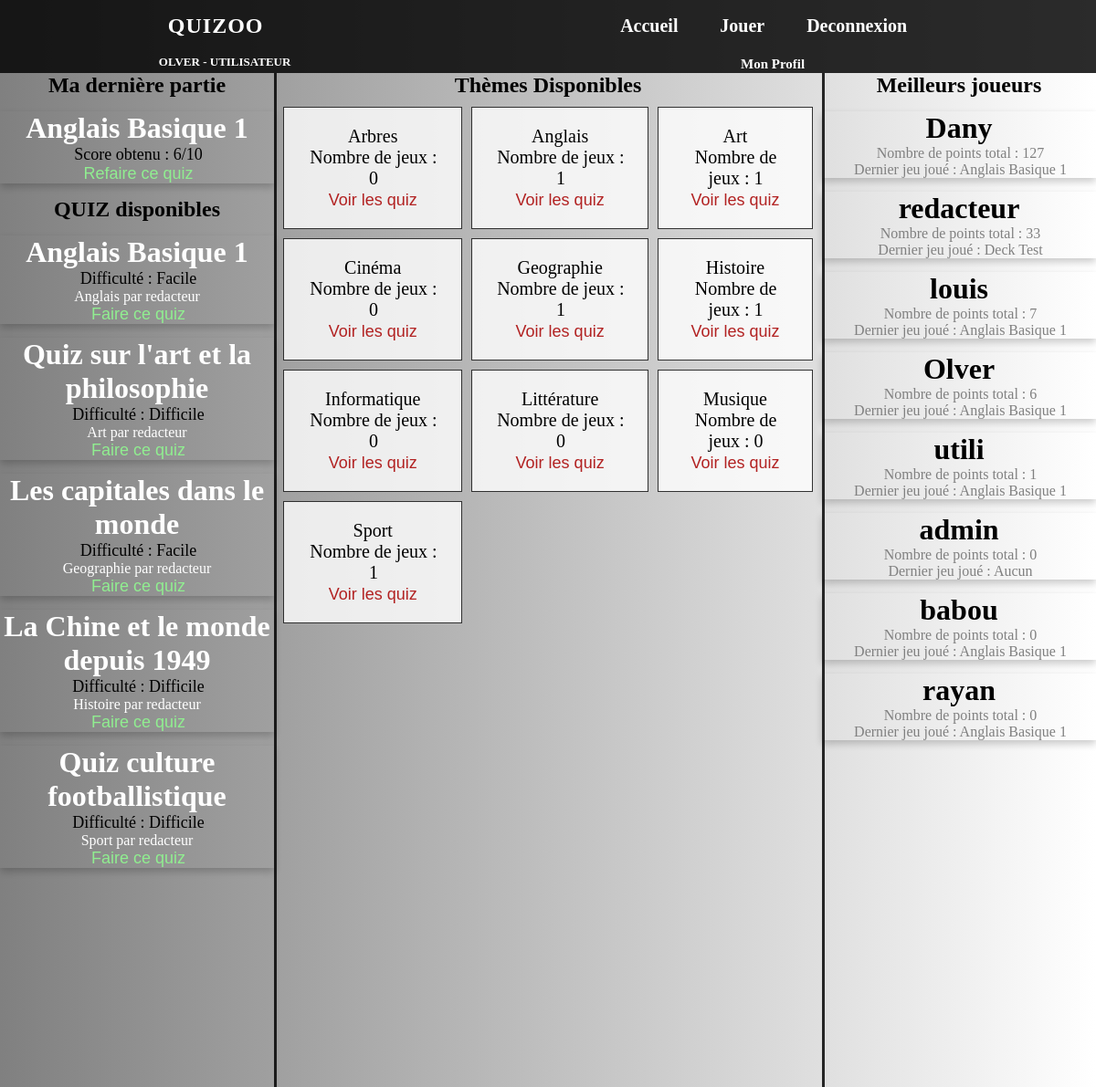
The page /site/jeu/jouer.php (signed in) on the database its author committed.
### tables this page shows
CREATE TABLE `JeuEnCours` (
  `id` int(11) NOT NULL,
  `user` varchar(100) NOT NULL,
  `theme` varchar(100) DEFAULT NULL,
  `r1` varchar(100) DEFAULT NULL,
  `r2` varchar(100) DEFAULT NULL,
  `r3` varchar(100) DEFAULT NULL,
  `r4` varchar(100) DEFAULT NULL,
  `r5` varchar(100) DEFAULT NULL,
  `r6` varchar(100) DEFAULT NULL,
  `r7` varchar(100) DEFAULT NULL,
  `r8` varchar(100) DEFAULT NULL,
  `r9` varchar(100) DEFAULT NULL,
  `r10` varchar(100) DEFAULT NULL,
  `scorefinal` int(11) NOT NULL,
  `fini` varchar(20) DEFAULT NULL
);

CREATE TABLE `deck` (
  `id` int(11) NOT NULL,
  `nom` varchar(100) NOT NULL,
  `nomdeck` varchar(100) NOT NULL,
  `categorie` varchar(100) NOT NULL,
  `q1` varchar(100) DEFAULT NULL,
  `q2` varchar(100) DEFAULT NULL,
  `q3` varchar(100) DEFAULT NULL,
  `q4` varchar(100) DEFAULT NULL,
  `q5` varchar(100) DEFAULT NULL,
  `q6` varchar(100) DEFAULT NULL,
  `q7` varchar(100) DEFAULT NULL,
  `q8` varchar(100) DEFAULT NULL,
  `q9` varchar(100) DEFAULT NULL,
  `q10` varchar(100) DEFAULT NULL,
  `playcount` int(10) NOT NULL DEFAULT 0,
  `valide` varchar(100) DEFAULT NULL,
  `difficulte` varchar(100) NOT NULL
);

CREATE TABLE `categories` (
  `id` int(11) NOT NULL,
  `nom` varchar(100) DEFAULT NULL,
  `valide` varchar(100) DEFAULT NULL,
  `auteur` varchar(30) NOT NULL
);

CREATE TABLE `users` (
  `id` int(11) NOT NULL,
  `user` varchar(100) NOT NULL,
  `userMAJ` varchar(30) NOT NULL,
  `mail` varchar(100) NOT NULL,
  `pswd` varchar(100) NOT NULL,
  `UserType` varchar(100) NOT NULL,
  `pays` varchar(100) DEFAULT NULL,
  `Prenom` varchar(100) DEFAULT NULL,
  `Nom` varchar(100) DEFAULT NULL,
  `Telephone` varchar(100) DEFAULT NULL,
  `adresse` varchar(100) DEFAULT NULL,
  `theme` varchar(100) DEFAULT NULL,
  `point` varchar(100) DEFAULT '0',
  `jeu` varchar(100) DEFAULT NULL,
  `ptsactu` int(11) DEFAULT 0,
  `carteamodif` varchar(100) DEFAULT NULL,
  `oldcardname` varchar(100) DEFAULT NULL,
  `graph` varchar(100) DEFAULT NULL
);

### site/function.php (called while the page is built, shortened)
<?
    function is_login(){
        if (!isset($_SESSION['user']) || $_SESSION['user'] == ''){
            return false;
        }else{
            return true;
        }
    }
    function Secu($var){
        $var = $var;
		return $var;
    }
    function is_admin(){
        return false;
    }
    function is_redac(){
        return false;
    }
    function usertype(){
        if(is_admin() == true){
            return "Administrateur";
        }
        elseif (is_redac() == true) {
            return "Redacteur";
        }
        else{
            return "Utilisateur";
        }
    }
?>

### site/jeu/jouer.php (the view, shortened to what this page needs)
<?php
    include '../header.php';
    $user = $_SESSION['user'];
    $GetCategorie = $BDD->prepare("SELECT * FROM categories WHERE valide = 1  ORDER BY `categories`.`nom` ASC");
    $GetCategorie->execute();
    $resultat_categorie = $GetCategorie->fetchAll();
    $GetDeck = $BDD->prepare("SELECT * FROM deck WHERE valide = 1");
    $GetDeck->execute();
    $resultat_deck = $GetDeck->fetchAll();
    $ClassPlayer = $BDD->prepare("SELECT * FROM `users` ORDER BY cast(`point` as unsigned) DESC ");
    $ClassPlayer->execute();
    $resultat_classplayer = $ClassPlayer->fetchAll();
	        	?>
<html>
<head>
</head>
<body>
<div class="line1"></div>
<div class="line2"></div>
<div class="row">
  <div class="column left">
    <form action="jouer.php" method="POST">
    <?
        $getlastgame = $BDD->prepare("SELECT * FROM JeuEnCours WHERE user = :user");
       $getlastgame->bindValue(':user',$user);
	   $getlastgame->execute();
	   $lastg = $getlastgame->fetch(PDO::FETCH_ASSOC);
       if ( $getlastgame->rowCount()>0) {
	   if($lastg['fini']==1){
	    ?>
    <h2>Ma dernière partie</h2>
       <div class="lastg" name="block">
            <?php
                echo "<h1>";
                echo  $lastg['theme'];
                echo "</h1>";
            ?>
	     <p class="qname">
            <?php
                echo "Score obtenu : ".$lastg['scorefinal']."/10";
            ?>
	    </p>
	    <p>
            <button name="continuerefaire" type="submit" value="<?= $row['nomdeck'] ?>">Refaire ce quiz</button>
	    </p>
	   </div>
	   <? } }?>
    <h2 class="minimarge">QUIZ disponibles</h2>
    <?php foreach ($resultat_deck as $row){?>
       <div class="lastg" name="block">
            <?php
                echo "<h1>";
                echo htmlspecialchars_decode($row['nomdeck']);
                echo "</h1>";
            ?>
	     <p class="qname">
            <?php
          		echo '<p class="qname"> Difficulté : '.$row['difficulte'].'</p>';
                echo htmlspecialchars_decode($row['categorie'])." par ".htmlspecialchars_decode($row['nom']);
            ?>
	    </p>
	    <p>
            <button name="continue" type="submit" value="<?= $row['nomdeck'] ?>">Faire ce quiz</button>
	    </p>
	   </div>
     <?php } ?>
  </div>
			  <div class="column middle">
				<h2>
			  		Thèmes Disponibles
			  	</h2>
			    	<div class="grid-container">
					<?php foreach ($resultat_categorie as $row){?>
			                <div class="grid-item" value="<?= $row['nom'] ?>"><?echo htmlspecialchars_decode($row['nom']);
				                 $getnbdeck = $BDD->prepare("SELECT * FROM deck WHERE categorie = :categorie AND valide = 1");
							     $getnbdeck->bindValue(':categorie',$row['nom']);
								 $getnbdeck->execute();?>
								 <p>Nombre de jeux : <? echo $getnbdeck->rowCount() ?> </p>
								 <form action="categorie.php" method="POST">
								 	<button class = "buttoncat"name="affichercat" type="submit" value="<?= $row['nom'] ?>">Voir les quiz</button>
								 </form>
			                </div>
			         <?php } ?>
					</div>
				</div>
  <div class="column right">
    <h2>
    	Meilleurs joueurs
    </h2>
    <?php foreach ($resultat_classplayer as $row){?>
      <div class="bestj">
		  <h1><?php echo $row['userMAJ']; ?></h1>
		  <p>
		  	Nombre de points total : <?php echo $row['point']; ?>
		  </p>
		  <p>
		  	Dernier jeu joué : <?php
		  						 if($row['jeu'] ==NULL){
		  						 	echo "Aucun";
		  						 }
		  						 else{
		  						 	echo $row['jeu'];
		  						 }
		  						?>
		  </p>
		</div>
     <?php } ?>
  </div>
</div>
</body>
</html>

### site/header.php (shortened to what this page needs)
<?php
  require 'function.php';
  ?>
<!DOCTYPE html>
<html lang="fr">
  <head>
    <?php
      if(is_login()){
          $user = Secu($_SESSION['user']);
          $valcss = $BDD->prepare("SELECT * FROM users WHERE user = '$user'");
          $valcss->execute();
          $rowcss = $valcss->fetch(PDO::FETCH_ASSOC);
          $cssvalue = $rowcss['graph'];
          if($cssvalue > 4 || $cssvalue < 1){
              $cssvalue = "";
          }
          ?>
    <link rel="stylesheet" href="<?php $_SERVER['HTTP_HOST'] ?>/assets/css/style<? echo "$cssvalue"; ?>.css">
    <?php  }
      else{ ?>
    <link rel="stylesheet" href="<?php $_SERVER['HTTP_HOST'] ?>/assets/css/style.css">
    <?php  }
      ?>
  </head>
  <body>
    <nav class="navtop">
      <div class ="logo">
        <?php if( is_login() ) : ?>
        <h4>Quizoo</h4>
        <?php else : ?>
        <h4>Quizoo</h4>
        <?php endif; ?>
      </div>
      <ul class="nav-links">
        <li>
          <a href="<?php $_SERVER['HTTP_HOST'] ?>/index.php">Accueil</a>
        </li>
        <li>
          <?php if (is_login()) : ?>
          <a href="<?php $_SERVER['HTTP_HOST'] ?>/jeu/jouer.php">Jouer</a>
          <?php endif; ?>
        </li>
        <li>
          <?php if (is_login()) : ?>
          <a href="<?php $_SERVER['HTTP_HOST'] ?>/util/deconnexion.php">Deconnexion</a>
          <?php else : ?>
          <a href="<?php $_SERVER['HTTP_HOST'] ?>/util/connexion.php">Connexion</a>
          <?php endif; ?>
        </li>
      </ul>
    </nav>
    <?php if (is_login()) : ?>
    <nav class="navuser">
      <div class ="sousmenu">
        <?php if (is_login()) : ?>
        <h4><?php echo $_SESSION['user']." - ". usertype() ?></h4>
        <?php else : ?>
        <h4>Bonjour Invité</h4>
        <?php endif; ?>
      </div>
      <ul class="navuser-links">
        <li>
          <a href="<?php $_SERVER['HTTP_HOST'] ?>/user/profile.php">Mon Profil</a>
        </li>
      </ul>
    </nav>
    <?php endif; ?>

### site/assets/css/style.css (style rules this page uses)
* { margin: 0px; padding: 0px; box-sizing: border-box; }
body { color: white; background: linear-gradient(-90deg, white, gray);; scroll-behavior: smooth; }
.logo { color:white; text-transform: uppercase; letter-spacing: 1px; font-size: 24px; }
.sousmenu { color:white; text-transform: uppercase; font-size: 13px; align-items: left; }
.navtop { display:flex; justify-content: space-around; align-items: center; min-height: 7vh; background-color: #000000D4; font-size: 20px; }
.nav-links { display: flex; justify-content: space-around; width: 30%; }
.nav-links a { color:white; text-decoration: none; font-weight: bold; }
.nav-links li { list-style: none; }
.navuser { display:flex; justify-content: space-around; align-items: center; min-height: 3vh; background-color: #000000D4; font-size: 20px; }
.navuser-links { display: flex; justify-content: space-around; width: 30%; }
.navuser-links a { color:white; text-decoration: none; font-weight: bold; font-size: 15px; }
.navuser-links li { list-style: none; }
.minimarge { margin-top: 5%; }
.column { float: left; }
.left, .right { width: 25%; }
.middle { width: 50%; }
.row:after { content: ""; display: table; clear: both; }
.left h2, .right h2, .middle h2 { color: black; text-align: center; }
.left p, .right p, .middle p { margin-left: 1%; }
.line1 { border-left: 3px solid #000000D4; height: 100%; position: absolute; left: 25%; top: 10,5%; }
.line2 { border-left: 3px solid #000000D4; height: 100%; position: absolute; left: 75%; top: 10,5%; }
.lastg { box-shadow: 0 4px 8px 0 rgba(0, 0, 0, 0.2); max-width: 400px; margin: auto; text-align: center; margin-top: 5%; }
.bestj { box-shadow: 0 4px 8px 0 rgba(0, 0, 0, 0.2); max-width: 400px; margin: auto; text-align: center; margin-top: 5%; }
.qname { color: black; font-size: 18px; }
.lastg button { font-size: 18px; background-color: transparent; border: none; text-decoration: none; color: lightgreen; }
.buttoncat { font-size: 18px; background-color: transparent; border: none; text-decoration: none; color: firebrick; }
.bestj p { color: gray; }
.bestj h1 { color: black; }
.grid-container { display: grid; grid-column-gap: 10px; grid-row-gap: 10px; grid-template-columns: auto auto auto; background-color: none; padding: 10px; }
.grid-item { background-color: rgba(255, 255, 255, 0.8); border: 1px solid rgba(0, 0, 0, 0.8); color: black; padding: 20px; font-size: 20px; text-align: center; }

### rows shown on the page
jeuencours: theme "Anglais Basique 1", scorefinal "6"
deck: nomdeck "Anglais Basique 1", difficulte "Facile", categorie "Anglais", nom "redacteur"
deck: nomdeck "Quiz sur l'art et la philosophie", difficulte "Difficile", categorie "Art", nom "redacteur"
deck: nomdeck "Les capitales dans le monde", difficulte "Facile", categorie "Geographie", nom "redacteur"
deck: nomdeck "La Chine et le monde depuis 1949", difficulte "Difficile", categorie "Histoire", nom "redacteur"
deck: nomdeck "Quiz culture footballistique", difficulte "Difficile", categorie "Sport", nom "redacteur"
categories: nom "Arbres", rowCount "0"
categories: nom "Anglais", rowCount "1"
categories: nom "Art", rowCount "1"
categories: nom "Cinéma", rowCount "0"
categories: nom "Geographie", rowCount "1"
categories: nom "Histoire", rowCount "1"
categories: nom "Informatique", rowCount "0"
categories: nom "Littérature", rowCount "0"
categories: nom "Musique", rowCount "0"
categories: nom "Sport", rowCount "1"
users: userMAJ "Dany", point "127", jeu "Anglais Basique 1"
users: userMAJ "redacteur", point "33", jeu "Deck Test"
users: userMAJ "louis", point "7", jeu "Anglais Basique 1"
users: userMAJ "Olver", point "6", jeu "Anglais Basique 1"
users: userMAJ "utili", point "1", jeu "Anglais Basique 1"
users: userMAJ "admin", point "0", shows "Aucun"
users: userMAJ "babou", point "0", jeu "Anglais Basique 1"
users: userMAJ "rayan", point "0", jeu "Anglais Basique 1"

### other values the page prints
$_SESSION['user'] "OLVER"
usertype() "UTILISATEUR"
